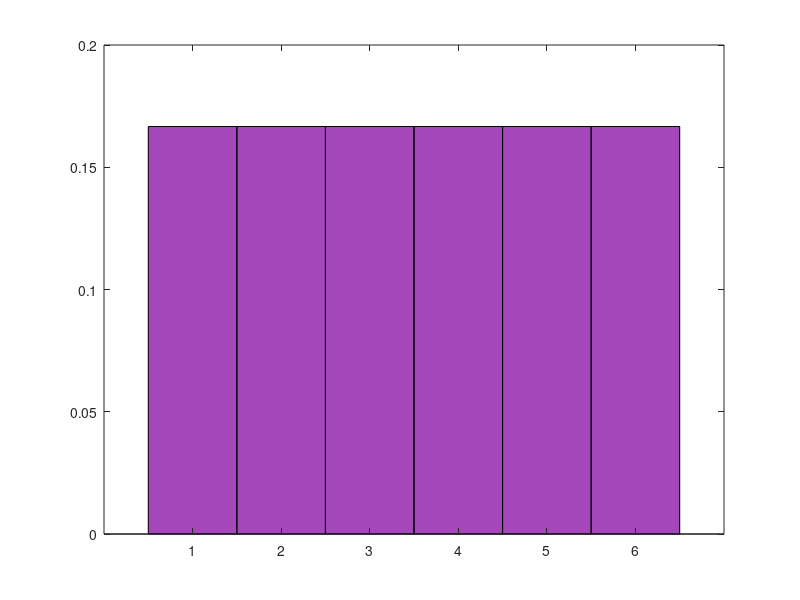
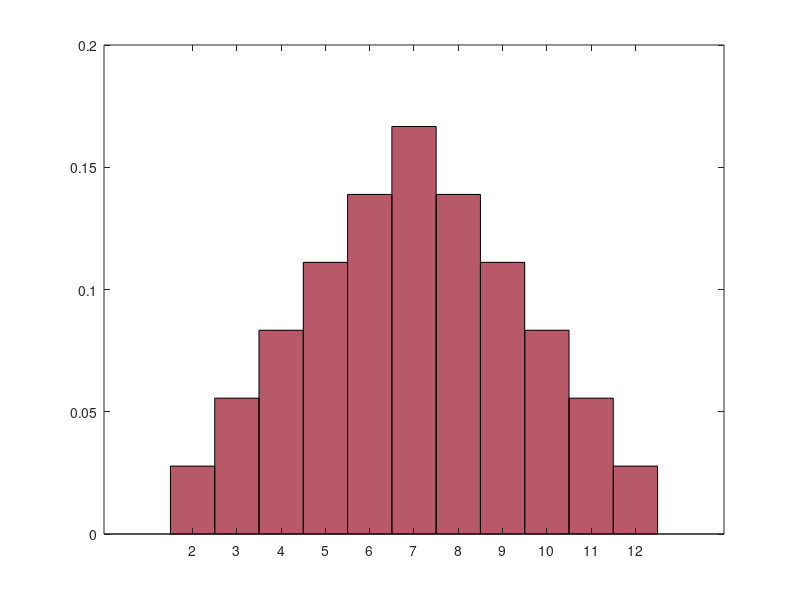
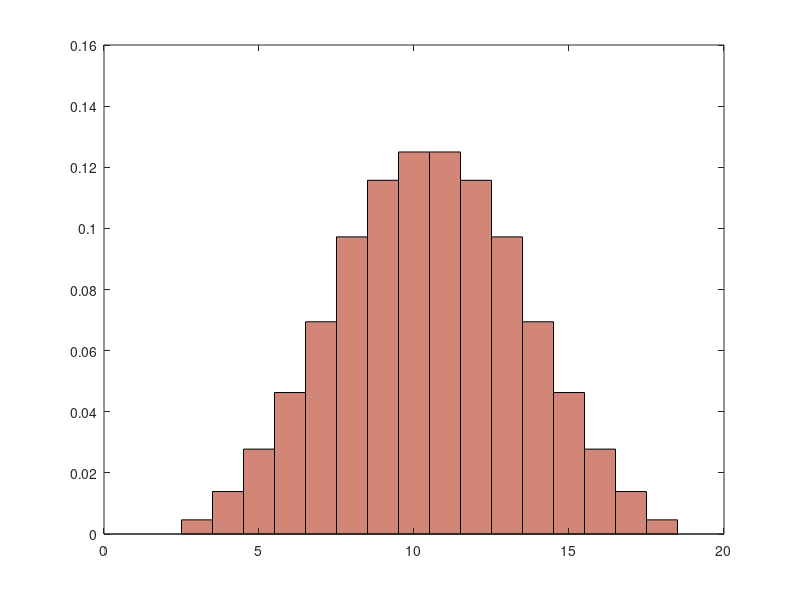
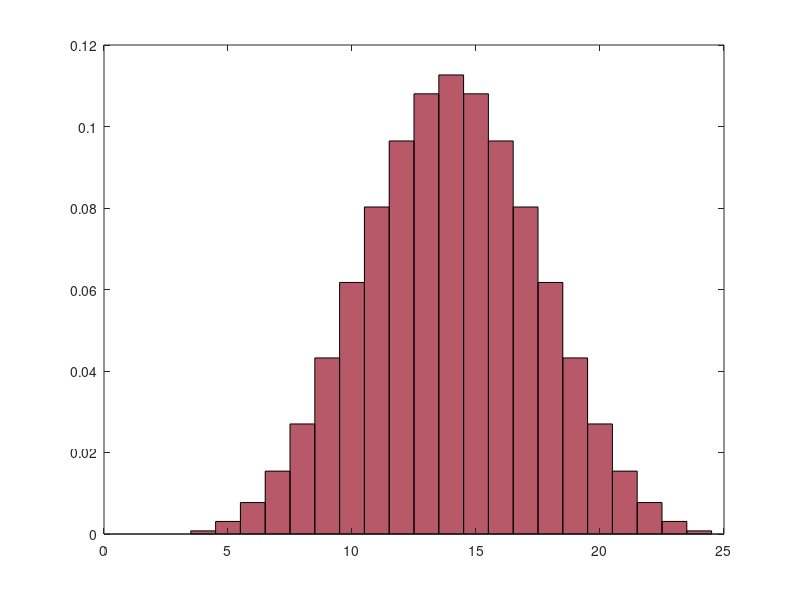

Write MATLAB code to recreate these figures, in order.
clc;
clear all;
close all;

A = [1 2 3 4 5 6];
pA = [1/6 1/6 1/6 1/6 1/6 1/6];
d1 = bar(A, pA, 1);
set(d1, 'FaceColor', '#a347ba');
d = 4;

B = [];
for k = 2:d
  for i = 1:6
    tmp = A+i;
    B = [B tmp];
  endfor

  for j = k:(6*k)
    pB(j-(k-1)) = length(find(B==j)) / (6^k);
  endfor

  figure
  d2 = bar(k:(6*k), pB, 1);

  if mod(k,2) == 0
      set(d2, 'FaceColor', '#b75969');
  else
      set(d2, 'FaceColor', '#d18677');
  endif

  A = B;
  B = [];
endfor
